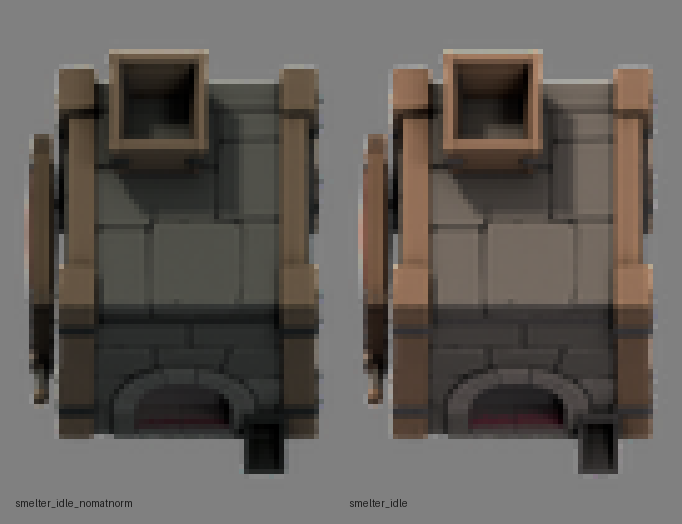
#> input picture art/renders/albedo_correction.png, 682 x 524 px, given in place of chip_fieldstone_4x.png, which was not available
$ python palette_board.py
#> lines starting #> are read from the running program, lines starting #| are printed output that depends on the picture; pictures that were not available may be replaced by others from this repository, and a replacement may not be noted
### art/tools/downsample.py
"""Premultiplied LANCZOS downsample - system Python, needs Pillow + numpy.

    python art/tools/downsample.py art/sprites/<name>.json
    python art/tools/downsample.py --check art/renders/_calib.json

Two things happen here and both matter.

1. The vertical squash is undone. The master was rendered at
   (w*32*SS) x (h*32*SS*0.86603); resampling to (w*32) x (h*32) stretches it
   back to square in the SAME resample, so the image is only ever filtered
   once. Two resamples would double-soften it.

2. Alpha is premultiplied before resizing and unpremultiplied after. Blender
   writes straight (unassociated) alpha, where the RGB of fully transparent
   pixels is black. Resampling that bleeds black into every silhouette edge and
   the sprite gets a dark fringe. This is the single biggest difference between
   crisp and muddy at 32 px.
"""

import json
import os
import sys

import numpy as np
from PIL import Image


def downsample(master_path, out_path, sprite_px):
#> called with sprite_px = (32, 64)
    src = Image.open(master_path).convert("RGBA")
    a = np.asarray(src).astype(np.float32) / 255.0

    rgb, alpha = a[..., :3], a[..., 3:4]
#> alpha: shape (524, 682, 1) float32; every value is 1
    pre = np.concatenate([rgb * alpha, alpha], axis=-1)      # premultiply

    pre_img = Image.fromarray((np.clip(pre, 0, 1) * 255.0 + 0.5).astype(np.uint8), "RGBA")
    small = pre_img.resize(tuple(sprite_px), Image.Resampling.LANCZOS)
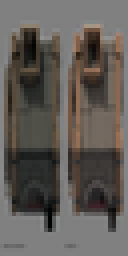
#> small: PIL image 32x64 RGBA (shown 4 times larger); mean R, G, B, A 96.4, 91.4, 86.8, 255

    b = np.asarray(small).astype(np.float32) / 255.0
    ba = b[..., 3:4]
#> ba: shape (64, 32, 1) float32; every value is 1
    with np.errstate(divide="ignore", invalid="ignore"):      # unpremultiply
        brgb = np.where(ba > 1e-4, b[..., :3] / np.maximum(ba, 1e-6), 0.0)
    out = np.concatenate([np.clip(brgb, 0, 1), np.clip(ba, 0, 1)], axis=-1)

    Image.fromarray((out * 255.0 + 0.5).astype(np.uint8), "RGBA").save(out_path)
    return out


# [48 lines left out: functions opaque_bbox, main, not called in this run]


# [2 lines that do not run on import are left out]

### art/tools/palette_board.py
"""Compose the palette swatch renders into one comparison board.

    python art/tools/palette_board.py --sets undistorted separable5

Downsamples each 4x master through the real premultiplied LANCZOS path, then
lays out per palette set: the five chips at TRUE in-game size, the same at 4x,
and the three proxy buildings at 3x. Neutral mid-grey ground, 32 px grid.
"""

import argparse
import os
import sys

import numpy as np
from PIL import Image, ImageDraw

HERE = os.path.dirname(os.path.abspath(__file__))
sys.path.insert(0, HERE)
from downsample import downsample  # noqa: E402

REPO = os.path.abspath(os.path.join(HERE, "..", ".."))
BG = (128, 128, 128, 255)
GRID = (118, 118, 118, 255)
GAP = 12

CHIPS = ["fieldstone", "wrought_iron", "weathered_oak", "leather", "verdigris"]
PROXIES = ["proxy_chest", "proxy_pole", "proxy_smelter"]


def to_sprite(master, tiles_w, tiles_h, tmp):
    out = os.path.join(tmp, os.path.basename(master).replace("_4x", ""))
    downsample(master, out, (tiles_w * 32, tiles_h * 32))
    return Image.open(out).convert("RGBA")


def up(im, z):
    return im.resize((im.width * z, im.height * z), Image.Resampling.NEAREST)


def main():
    ap = argparse.ArgumentParser()
    ap.add_argument("--sets", nargs="+", default=["undistorted", "separable5"])
    ap.add_argument("--out", default=os.path.join(REPO, "art", "renders", "palette_board.png"))
    a = ap.parse_args()

    tmp = os.path.join(REPO, "art", "renders", "palette", "_tmp")
    os.makedirs(tmp, exist_ok=True)

    rows = []
    for s in a.sets:
        d = os.path.join(REPO, "art", "renders", "palette", s)
        chips = [to_sprite(os.path.join(d, f"chip_{c}_4x.png"), 1, 2, tmp) for c in CHIPS]
#> call 2 of downsample, with sprite_px = (32, 64)
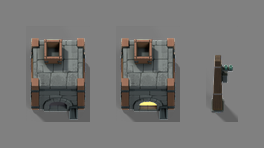
#> input picture art/renders/consistency_1x.png, 264 x 148 px, given in place of chip_wrought_iron_4x.png, which was not available
#> in downsample (call 2), `rgb, alpha = a[..., :3], a[..., 3:4]`: alpha: shape (148, 264, 1) float32; every value is 1
#> in downsample (call 2), `small = pre_img.resize(tuple(sprite_px), Image.Resampling.LANCZOS)`:
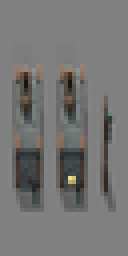
#> small: PIL image 32x64 RGBA (shown 4 times larger); mean R, G, B, A 117.7, 117.2, 116, 255
        px = {"proxy_chest": (1, 2), "proxy_pole": (1, 3), "proxy_smelter": (2, 3)}
        proxies = [to_sprite(os.path.join(d, f"{p}_4x.png"), *px[p], tmp) for p in PROXIES]
        rows.append((s, chips, proxies))

    band_h = max(max(c.height for c in r[1]) for r in rows)
    band4_h = band_h * 4
    prox_h = max(max(p.height for p in r[2]) for r in rows) * 3
    row_h = band_h + band4_h + prox_h + GAP * 5 + 34

    chip_w = max(max(c.width for c in r[1]) for r in rows)
    left_w = 5 * (chip_w + GAP) + GAP
    left_w4 = 5 * (chip_w * 4 + GAP) + GAP
    prox_w = sum(p.width * 3 + GAP for p in rows[0][2]) + GAP
    W = max(left_w, left_w4, prox_w) + GAP
    H = row_h * len(rows)

    canvas = Image.new("RGBA", (W, H), BG)
    d = ImageDraw.Draw(canvas)
    for x in range(0, W, 32):
        d.line([(x, 0), (x, H)], fill=GRID)
    for y in range(0, H, 32):
        d.line([(0, y), (W, y)], fill=GRID)

    y = 0
    for name, chips, proxies in rows:
        d.text((GAP, y + 4), f"{name.upper()}   chips: true 32px size", fill=(20, 20, 20, 255))
        yy = y + 18
        x = GAP
        for c, lab in zip(chips, CHIPS):
            canvas.alpha_composite(c, (x, yy + band_h - c.height))
            x += chip_w + GAP
        yy += band_h + GAP
        x = GAP
        for c, lab in zip(chips, CHIPS):
            b = up(c, 4)
            canvas.alpha_composite(b, (x, yy))
            d.text((x + 2, yy + b.height + 1), lab[:14], fill=(30, 30, 30, 255))
            x += chip_w * 4 + GAP
        yy += band4_h + GAP + 12
        x = GAP
        for p in proxies:
            b = up(p, 3)
            canvas.alpha_composite(b, (x, yy + prox_h - b.height))
            x += b.width + GAP
        y += row_h

    canvas.convert("RGB").save(a.out)
    print(f"PALETTE_BOARD {a.out} {W}x{H} sets={a.sets}")


if __name__ == "__main__":
#> (the run stopped early here; a loop or call above may not have finished)
